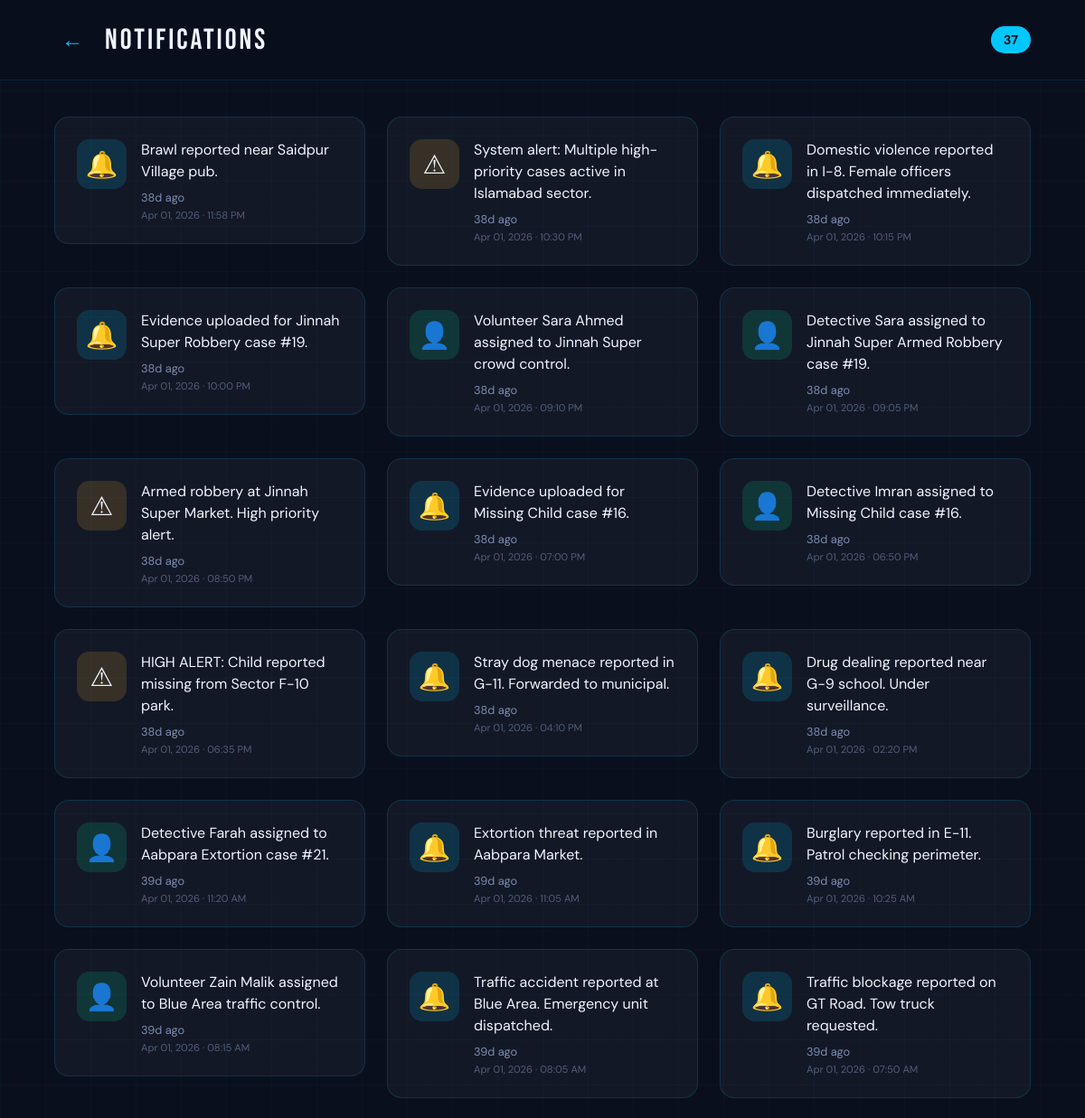
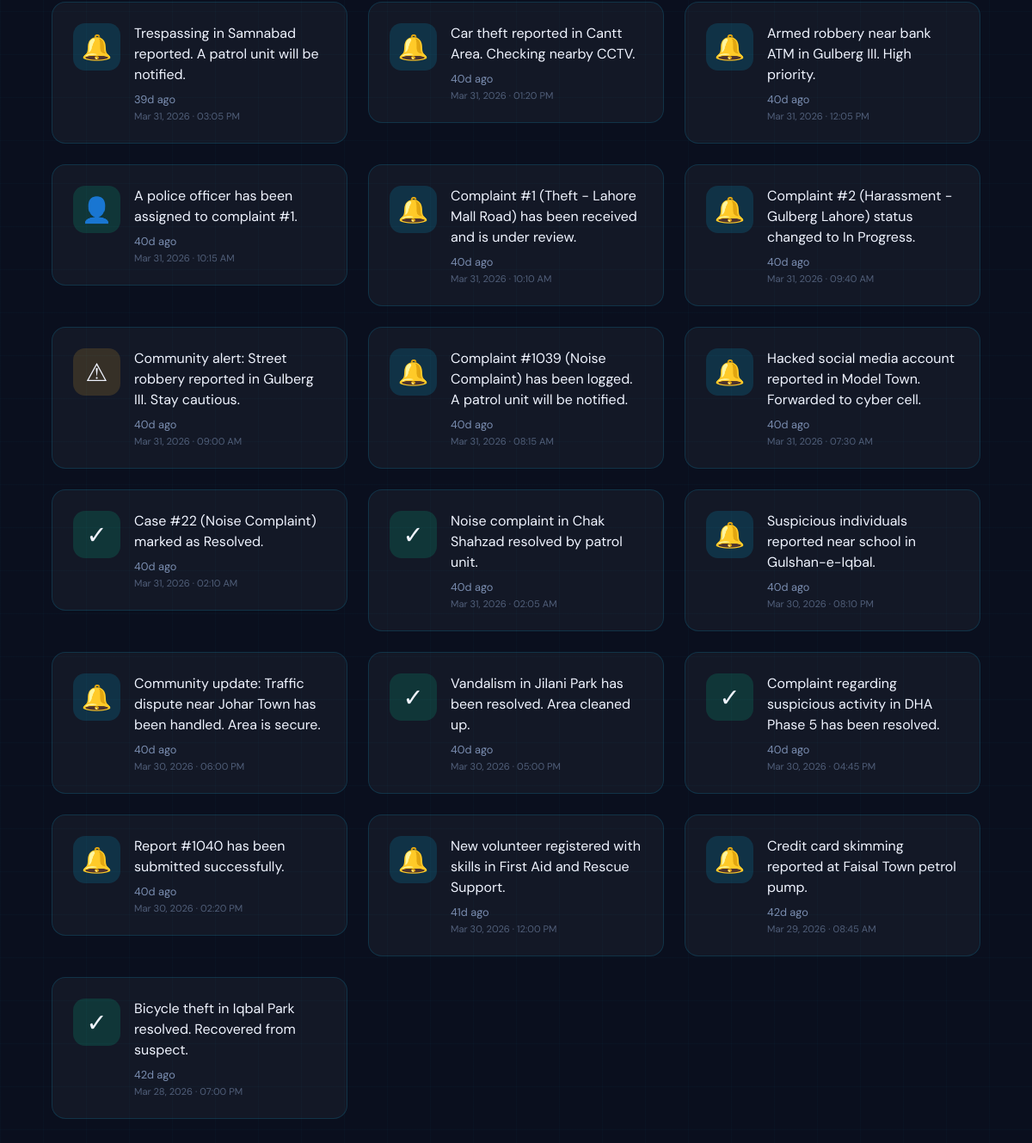
The page /notifications on the database its author committed (2 pictures, top to bottom).
### tables this page shows
CREATE TABLE Notifications (
    notification_id INTEGER PRIMARY KEY AUTOINCREMENT,
    message TEXT NOT NULL,
    created_at DATETIME DEFAULT CURRENT_TIMESTAMP
);

### app.py (the view)
@app.route('/notifications')
def notifications():
    db = get_db_connection()
    all_notifications = db.execute('''
        SELECT message, created_at
        FROM Notifications
        ORDER BY created_at DESC
    ''').fetchall()
    now = datetime.utcnow()
    notifications_list = []
    for n in all_notifications:
        dt = datetime.strptime(n['created_at'], '%Y-%m-%d %H:%M:%S')
        hours_ago = (now - dt).total_seconds() / 3600
        notifications_list.append({
            'message': n['message'],
            'time_ago': time_ago(n['created_at']),
            'is_new': hours_ago < 24,
            'date': dt.strftime('%b %d, %Y · %I:%M %p')
        })
    db.close()
    return render_template('notifications.html', all_notifications=notifications_list)

### app.py (called while the page is built)
def get_db_connection():
    conn = sqlite3.connect(DATABASE, timeout=10)
    conn.row_factory = sqlite3.Row
    return conn

def time_ago(dt_str):
    if not dt_str:
        return ''
    dt = datetime.strptime(dt_str, '%Y-%m-%d %H:%M:%S')
    now = datetime.utcnow()
    diff = now - dt
    minutes = int(diff.total_seconds() // 60)
    if minutes < 1:
        return 'Just now'
    elif minutes < 60:
        return f'{minutes}m ago'
    elif minutes < 1440:
        return f'{minutes // 60}h ago'
    else:
        return f'{minutes // 1440}d ago'

### templates/notifications.html (shortened to what this page needs)
<!DOCTYPE html>
<html lang="en">
<head>
</head>
<body>
  <div class="app-container">
    <div class="header">
      <button class="back-btn" onclick="window.history.back()">←</button>
      <div class="header-title">NOTIFICATIONS</div>
      <span class="notif-count">{{ all_notifications|length }}</span>
    </div>
    <div class="app-content">
      <div class="content">
        <div class="notifications-grid">
          {% for n in all_notifications %}
          <div class="notif-card {% if n.is_new %}has-new{% endif %}">
            <div class="notif-icon {% if 'assigned' in n.message|lower %}ni-person{% elif 'resolved' in n.message|lower %}ni-check{% elif 'alert' in n.message|lower %}ni-alert{% else %}ni-bell{% endif %}">
              {% if 'assigned' in n.message|lower %}👤{% elif 'resolved' in n.message|lower %}✓{% elif 'alert' in n.message|lower %}⚠{% else %}🔔{% endif %}
            </div>
            <div class="notif-body">
              <div class="notif-top">
                <div class="notif-text">{{ n.message }}</div>
              </div>
              <div class="notif-time">{{ n.time_ago }}</div>
              <div class="notif-date">{{ n.date }}</div>
            </div>
          </div>
          {% else %}
          <div class="empty-state">
            <div style="font-size:2rem;margin-bottom:16px;">🔔</div>
            No notifications yet<br>
            <span style="font-size:0.8rem;opacity:0.7;">We'll notify you when there are updates on your reports</span>
          </div>
          {% endfor %}
        </div>
      </div>
    </div>
  </div>
</body>
</html>

### templates/notifications.html (style rules this page uses)
*,*::before,*::after { box-sizing:border-box;margin:0;padding:0 }
:root { --navy:#0a0f1e; --cyan:#00c8ff; --white:#f0f4ff; --muted:#7a8db0; --red:#ff4e6a; --yellow:#ffb830; --green:#00e5a0; --border:rgba(0,200,255,0.15); --card:rgba(255,255,255,0.04); }
html, body { height: 100vh; width: 100vw; background: var(--navy); font-family: 'DM Sans', sans-serif; margin: 0; padding: 0; color: var(--white); overflow: hidden; }
body { display: flex; align-items: stretch; justify-content: stretch; }
.app-container { width: 100vw; height: 100vh; background: var(--navy); overflow: hidden; display: flex; flex-direction: column; position: relative; background-image: linear-gradient(rgba(0,200,255,0.025) 1px, transparent 1px), linear-gradient(90deg, rgba(0,200,255,0.025) 1px, transparent 1px); background-size: 50px 50px; }
.header { padding: 20px 40px; border-bottom: 1px solid var(--border); display: flex; align-items: center; gap: 16px; flex-shrink: 0; background: rgba(10,15,30,0.95); backdrop-filter: blur(10px); }
.back-btn { background: none; border: none; color: var(--cyan); font-size: 1.5rem; cursor: pointer; width: 40px; height: 40px; display: flex; align-items: center; justify-content: center; border-radius: 8px; transition: all 0.2s; }
.header-title { font-family: 'Bebas Neue', sans-serif; font-size: 1.8rem; letter-spacing: 3px; flex: 1; }
.notif-count { font-size: 0.9rem; background: var(--cyan); color: var(--navy); padding: 6px 14px; border-radius: 20px; font-weight: 800; }
.app-content { flex: 1; overflow-y: auto; overflow-x: hidden; display: flex; flex-direction: column; scrollbar-width: thin; scrollbar-color: rgba(0,200,255,0.2) transparent; }
.content { flex: 1; padding: 32px 40px; display: flex; flex-direction: column; gap: 16px; max-width: 1200px; margin: 0 auto; width: 100%; }
.notifications-grid { display: grid; grid-template-columns: repeat(2, 1fr); gap: 20px; }
.notif-card { background: var(--card); border: 1.5px solid var(--border); border-radius: 16px; padding: 20px; display: flex; gap: 16px; align-items: flex-start; transition: all 0.3s ease; height: fit-content; }
.notif-icon { width: 50px; height: 50px; border-radius: 14px; display: flex; align-items: center; justify-content: center; font-size: 1.5rem; flex-shrink: 0; }
.ni-bell { background: rgba(0,200,255,0.15); }
.ni-person { background: rgba(0,229,160,0.15); }
.ni-check { background: rgba(0,229,160,0.15); }
.ni-alert { background: rgba(255,184,48,0.15); }
.notif-body { flex: 1; min-width: 0; }
.notif-top { display: flex; align-items: flex-start; gap: 10px; margin-bottom: 8px; }
.notif-text { font-size: 0.95rem; line-height: 1.5; color: var(--white); flex: 1; }
.notif-time { font-size: 0.8rem; color: var(--muted); margin-bottom: 4px; }
.notif-date { font-size: 0.7rem; color: rgba(122,141,176,0.6); }
@media (min-width: 1200px) { .content { padding: 40px 60px; max-width: 1400px; } }
@media (min-width: 1200px) { .header { padding: 24px 60px; } }
@media (min-width: 1200px) { .header-title { font-size: 2rem; } }
@media (min-width: 1200px) { .notifications-grid { grid-template-columns: repeat(3, 1fr); gap: 24px; } }
@media (min-width: 1200px) { .notif-card { padding: 24px; } }
@media (min-width: 1200px) { .notif-icon { width: 55px; height: 55px; font-size: 1.8rem; } }
@media (min-width: 1200px) { .notif-text { font-size: 1rem; } }

### rows shown on the page
Notifications: message "Brawl reported near Saidpur Village pub.", time_ago "38d ago", date "Apr 01, 2026 · 11:58 PM"
Notifications: message "System alert: Multiple high-priority cases active in Islamabad sector.", time_ago "38d ago", date "Apr 01, 2026 · 10:30 PM"
Notifications: message "Domestic violence reported in I-8. Female officers dispatched immediately.", time_ago "38d ago", date "Apr 01, 2026 · 10:15 PM"
Notifications: message "Evidence uploaded for Jinnah Super Robbery case #19.", time_ago "38d ago", date "Apr 01, 2026 · 10:00 PM"
Notifications: message "Volunteer Sara Ahmed assigned to Jinnah Super crowd control.", time_ago "38d ago", date "Apr 01, 2026 · 09:10 PM"
Notifications: message "Detective Sara assigned to Jinnah Super Armed Robbery case #19.", time_ago "38d ago", date "Apr 01, 2026 · 09:05 PM"
Notifications: message "Armed robbery at Jinnah Super Market. High priority alert.", time_ago "38d ago", date "Apr 01, 2026 · 08:50 PM"
Notifications: message "Evidence uploaded for Missing Child case #16.", time_ago "38d ago", date "Apr 01, 2026 · 07:00 PM"
Notifications: message "Detective Imran assigned to Missing Child case #16.", time_ago "38d ago", date "Apr 01, 2026 · 06:50 PM"
Notifications: message "HIGH ALERT: Child reported missing from Sector F-10 park.", time_ago "38d ago", date "Apr 01, 2026 · 06:35 PM"
Notifications: message "Stray dog menace reported in G-11. Forwarded to municipal.", time_ago "38d ago", date "Apr 01, 2026 · 04:10 PM"
Notifications: message "Drug dealing reported near G-9 school. Under surveillance.", time_ago "38d ago", date "Apr 01, 2026 · 02:20 PM"
Notifications: message "Detective Farah assigned to Aabpara Extortion case #21.", time_ago "39d ago", date "Apr 01, 2026 · 11:20 AM"
Notifications: message "Extortion threat reported in Aabpara Market.", time_ago "39d ago", date "Apr 01, 2026 · 11:05 AM"
Notifications: message "Burglary reported in E-11. Patrol checking perimeter.", time_ago "39d ago", date "Apr 01, 2026 · 10:25 AM"
Notifications: message "Volunteer Zain Malik assigned to Blue Area traffic control.", time_ago "39d ago", date "Apr 01, 2026 · 08:15 AM"
Notifications: message "Traffic accident reported at Blue Area. Emergency unit dispatched.", time_ago "39d ago", date "Apr 01, 2026 · 08:05 AM"
Notifications: message "Traffic blockage reported on GT Road. Tow truck requested.", time_ago "39d ago", date "Apr 01, 2026 · 07:50 AM"
Notifications: message "Trespassing in Samnabad reported. A patrol unit will be notified.", time_ago "39d ago", date "Mar 31, 2026 · 03:05 PM"
Notifications: message "Car theft reported in Cantt Area. Checking nearby CCTV.", time_ago "40d ago", date "Mar 31, 2026 · 01:20 PM"
Notifications: message "Armed robbery near bank ATM in Gulberg III. High priority.", time_ago "40d ago", date "Mar 31, 2026 · 12:05 PM"
Notifications: message "A police officer has been assigned to complaint #1.", time_ago "40d ago", date "Mar 31, 2026 · 10:15 AM"
Notifications: message "Complaint #1 (Theft - Lahore Mall Road) has been received and is under review.", time_ago "40d ago", date "Mar 31, 2026 · 10:10 AM"
Notifications: message "Complaint #2 (Harassment - Gulberg Lahore) status changed to In Progress.", time_ago "40d ago", date "Mar 31, 2026 · 09:40 AM"
Notifications: message "Community alert: Street robbery reported in Gulberg III. Stay cautious.", time_ago "40d ago", date "Mar 31, 2026 · 09:00 AM"
Notifications: message "Complaint #1039 (Noise Complaint) has been logged. A patrol unit will be notified.", time_ago "40d ago", date "Mar 31, 2026 · 08:15 AM"
Notifications: message "Hacked social media account reported in Model Town. Forwarded to cyber cell.", time_ago "40d ago", date "Mar 31, 2026 · 07:30 AM"
Notifications: message "Case #22 (Noise Complaint) marked as Resolved.", time_ago "40d ago", date "Mar 31, 2026 · 02:10 AM"
Notifications: message "Noise complaint in Chak Shahzad resolved by patrol unit.", time_ago "40d ago", date "Mar 31, 2026 · 02:05 AM"
Notifications: message "Suspicious individuals reported near school in Gulshan-e-Iqbal.", time_ago "40d ago", date "Mar 30, 2026 · 08:10 PM"
Notifications: message "Community update: Traffic dispute near Johar Town has been handled. Area is secure.", time_ago "40d ago", date "Mar 30, 2026 · 06:00 PM"
Notifications: message "Vandalism in Jilani Park has been resolved. Area cleaned up.", time_ago "40d ago", date "Mar 30, 2026 · 05:00 PM"
Notifications: message "Complaint regarding suspicious activity in DHA Phase 5 has been resolved.", time_ago "40d ago", date "Mar 30, 2026 · 04:45 PM"
Notifications: message "Report #1040 has been submitted successfully.", time_ago "40d ago", date "Mar 30, 2026 · 02:20 PM"
Notifications: message "New volunteer registered with skills in First Aid and Rescue Support.", time_ago "41d ago", date "Mar 30, 2026 · 12:00 PM"
Notifications: message "Credit card skimming reported at Faisal Town petrol pump.", time_ago "42d ago", date "Mar 29, 2026 · 08:45 AM"
Notifications: message "Bicycle theft in Iqbal Park resolved. Recovered from suspect.", time_ago "42d ago", date "Mar 28, 2026 · 07:00 PM"

### other values the page prints
{{ all_notifications|length }} "37"
